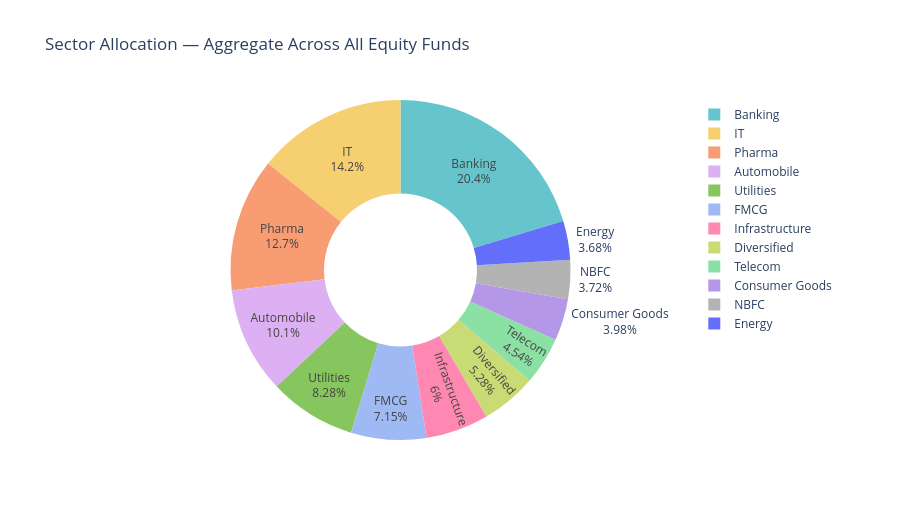

The cell this chart's notebook holds for it:
### Markdown cell above
---
## Chart 9 — Sector Allocation Donut
**Insight:** Financial services, IT, and Consumer Goods together account for over 50% of equity fund holdings — highlighting the concentration risk in Indian large-cap mutual funds.

### Code cell
sector_col = next((c for c in holdings.columns if 'sector' in c.lower() or 'industry' in c.lower()), None)
weight_col = next((c for c in holdings.columns if 'weight' in c.lower() or 'pct' in c.lower() or '%' in c.lower()), None)

if sector_col and weight_col:
    sector_data = holdings.groupby(sector_col)[weight_col].sum().nlargest(12)

    fig = go.Figure(go.Pie(
        labels=sector_data.index,
        values=sector_data.values,
        hole=0.45,
        textinfo='label+percent',
        marker=dict(colors=px.colors.qualitative.Pastel)
    ))
    fig.update_layout(
        title='Sector Allocation — Aggregate Across All Equity Funds',
        height=520, template='plotly_white'
    )
    fig.show()
    save_plotly(fig, '09_sector_allocation_donut.png')
else:
    print(f'Columns found: {holdings.columns.tolist()}')
    print('Could not detect sector/weight columns — update sector_col and weight_col manually above.')

### Figure 1 — Plotly figure (JSON) as saved in the notebook; plotly's stock layout.template omitted (floating-point values rounded to 4 significant figures)
{"data": [{"hole": 0.45, "labels": ["Banking", "IT", "Pharma", "Automobile", "Utilities", "FMCG", "Infrastructure", "Diversified", "Telecom", "Consumer Goods", "NBFC", "Energy"], "marker": {"colors": ["rgb(102, 197, 204)", "rgb(246, 207, 113)", "rgb(248, 156, 116)", "rgb(220, 176, 242)", "rgb(135, 197, 95)", "rgb(158, 185, 243)", "rgb(254, 136, 177)", "rgb(201, 219, 116)", "rgb(139, 224, 164)", "rgb(180, 151, 231)", "rgb(179, 179, 179)"]}, "textinfo": "label+percent", "type": "pie", "values": [652.3, 455.5, 407.4, 323.6, 265.5, 229.1, 192.2, 169.2, 145.6, 127.6, 119.1, 117.9]}], "layout": {"height": 520, "title": {"text": "Sector Allocation — Aggregate Across All Equity Funds"}}}
